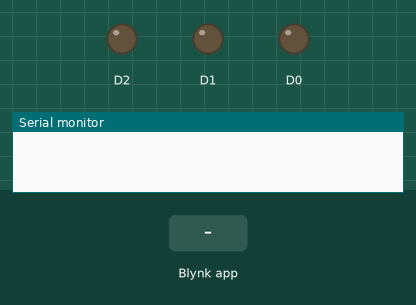
This sketch was run on a simulated ESP8266 (NodeMCU). Parts: output pins drawn as LEDs (lit = HIGH), the last lines printed to the serial monitor. The test bench sets the inputs (shaded band). WiFi joins after 1.5 s; servers stay silent unless stated.

Above: at 3.0 s.
3.1 s: Blynk app writes 1 to V0
At 4.3 s:
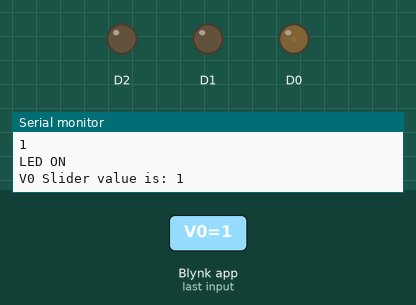
4.6 s: Blynk app writes 200 to V0
At 5.6 s:
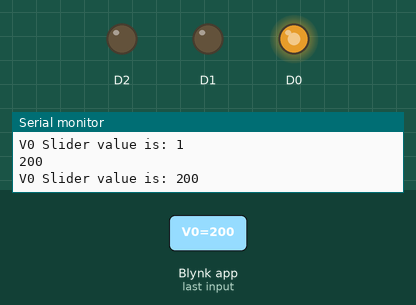
6.1 s: Blynk app writes 1 to V1
At 6.7 s:
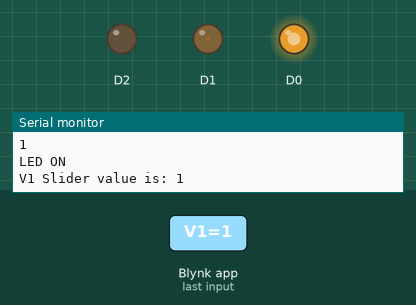
7.6 s: Blynk app writes 0 to V0
At 7.9 s:
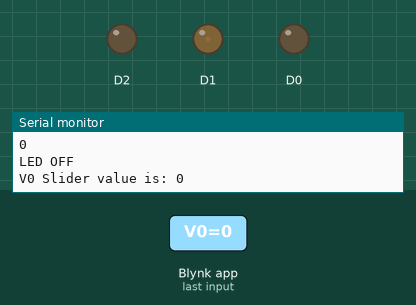
9.1 s: Blynk app writes 200 to V1
At 10.2 s:
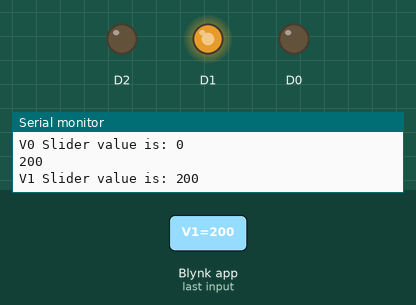
10.6 s: Blynk app writes 1 to V2
At 11.4 s:
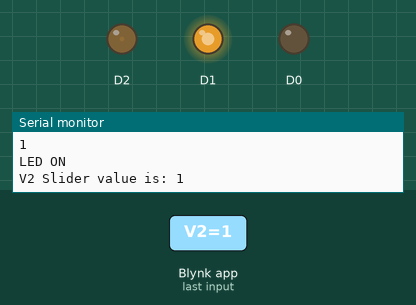
Timing chart, 0 to 13.1 s (numbered marks = the images above; inputs shaded):
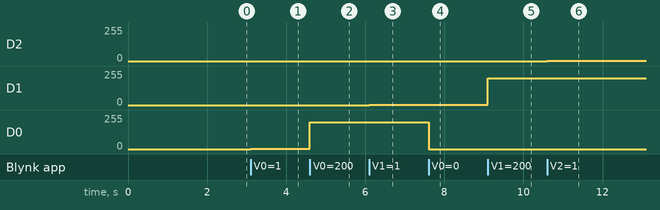

The sketch:

LED_BLINKING.ino
```cpp
#define BLYNK_TEMPLATE_ID "TMPLG-CEADel"
#define BLYNK_DEVICE_NAME "switchcontrol"
#define BLYNK_AUTH_TOKEN "AWU9XzxHHsQEHlIylNG3vx0QhVoCOiKp"

#define BLYNK_PRINT Serial


#include <ESP8266WiFi.h>
#include <BlynkSimpleEsp8266.h>

char auth[] = BLYNK_AUTH_TOKEN;
char ssid[] = "Nandhini Ramalingam";
char pass[] = "ponlakshminandhini";

BLYNK_WRITE(V0)
{
  {
  int value = param.asInt();
  Serial.println(value);
  if(value == 0)
  {
    digitalWrite(D0, LOW);
    Serial.println("LED OFF");
  }
  if(value == 1)
  {
     digitalWrite(D0, HIGH);
     Serial.println("LED ON");
  }
  }
  int pinValue = param.asInt(); // assigning incoming value from pin V1 to a variable
  // You can also use:
  // String i = param.asStr();
  // double d = param.asDouble();
  analogWrite(D0, pinValue);
  Serial.print("V0 Slider value is: ");
  Serial.println(pinValue);
}

BLYNK_WRITE(V1)
{
  {
  int value = param.asInt();
  Serial.println(value);
  if(value == 0)
  {
    digitalWrite(D1, LOW);
    Serial.println("LED OFF");
  }
  if(value == 1)
  {
     digitalWrite(D1, HIGH);
     Serial.println("LED ON");
  }
  }
  int pinValue = param.asInt();
  analogWrite(D1, pinValue);
  Serial.print("V1 Slider value is: ");
  Serial.println(pinValue);
}

BLYNK_WRITE(V2)
{
  {
  int value = param.asInt();
  Serial.println(value);
  if(value == 0)
  {
    digitalWrite(D2, LOW);
    Serial.println("LED OFF");
  }
  if(value == 1)
  {
     digitalWrite(D2, HIGH);
     Serial.println("LED ON");
  }
  }
  int pinValue = param.asInt();
  analogWrite(D2, pinValue);
  Serial.print("V2 Slider value is: ");
  Serial.println(pinValue);
}

void setup()
{
  // Debug console
  Serial.begin(115200);
  pinMode(D0, OUTPUT);
  pinMode(D1, OUTPUT);
  pinMode(D2, OUTPUT);
  Blynk.begin(auth, ssid, pass);
}

void loop()
{
  Blynk.run();

}
```

Measured:
- after the input at 3.1 s, D0: 0/255 → 1/255 at once
- after the input at 4.6 s, D0: 1/255 → 200/255 at once
- after the input at 6.1 s, D1: 0/255 → 1/255 at once
- after the input at 7.6 s, D0: 200/255 → 0/255 at once
- after the input at 9.1 s, D1: 1/255 → 200/255 at once
- after the input at 10.6 s, D2: 0/255 → 1/255 at once
